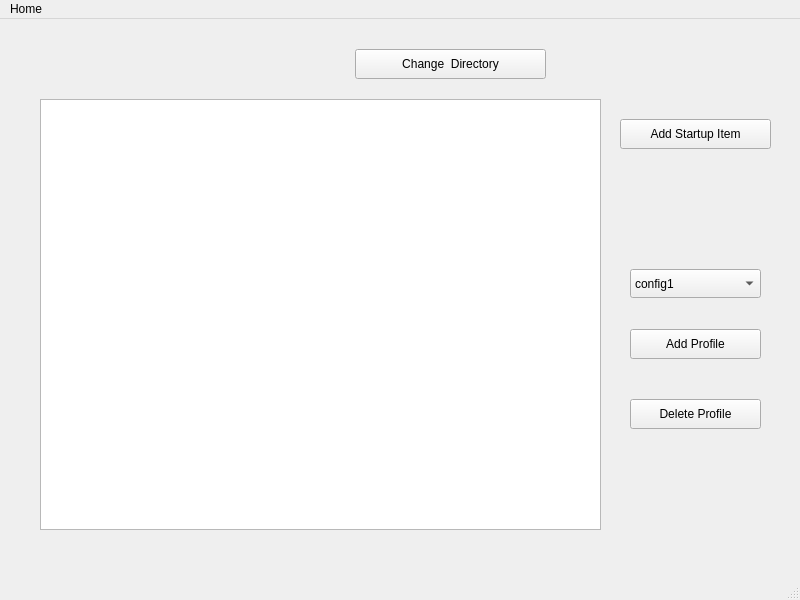
<?xml version="1.0" encoding="UTF-8"?>
<ui version="4.0">
 <class>mainwindow</class>
 <widget class="QMainWindow" name="mainwindow">
  <property name="geometry">
   <rect>
    <x>0</x>
    <y>0</y>
    <width>800</width>
    <height>600</height>
   </rect>
  </property>
  <property name="windowTitle">
   <string>mainwindow</string>
  </property>
  <widget class="QWidget" name="centralwidget">
   <widget class="QPushButton" name="addStartupItemButton">
    <property name="geometry">
     <rect>
      <x>620</x>
      <y>100</y>
      <width>151</width>
      <height>30</height>
     </rect>
    </property>
    <property name="text">
     <string>Add Startup Item</string>
    </property>
   </widget>
   <widget class="QPushButton" name="addProfileButton">
    <property name="geometry">
     <rect>
      <x>630</x>
      <y>310</y>
      <width>131</width>
      <height>30</height>
     </rect>
    </property>
    <property name="text">
     <string>Add Profile</string>
    </property>
   </widget>
   <widget class="QListWidget" name="listWidget">
    <property name="geometry">
     <rect>
      <x>40</x>
      <y>80</y>
      <width>561</width>
      <height>431</height>
     </rect>
    </property>
   </widget>
   <widget class="QPushButton" name="changeDirButton">
    <property name="geometry">
     <rect>
      <x>355</x>
      <y>30</y>
      <width>191</width>
      <height>30</height>
     </rect>
    </property>
    <property name="text">
     <string>Change  Directory</string>
    </property>
   </widget>
   <widget class="QComboBox" name="profileComboBox">
    <property name="geometry">
     <rect>
      <x>630</x>
      <y>250</y>
      <width>131</width>
      <height>29</height>
     </rect>
    </property>
    <item>
     <property name="text">
      <string>config1</string>
     </property>
    </item>
    <item>
     <property name="text">
      <string>config2</string>
     </property>
    </item>
   </widget>
   <widget class="QPushButton" name="deleteProfileButton">
    <property name="geometry">
     <rect>
      <x>630</x>
      <y>380</y>
      <width>131</width>
      <height>30</height>
     </rect>
    </property>
    <property name="text">
     <string>Delete Profile</string>
    </property>
   </widget>
  </widget>
  <widget class="QMenuBar" name="menubar">
   <property name="geometry">
    <rect>
     <x>0</x>
     <y>0</y>
     <width>800</width>
     <height>26</height>
    </rect>
   </property>
   <widget class="QMenu" name="menuHome">
    <property name="title">
     <string>Home</string>
    </property>
   </widget>
   <addaction name="menuHome"/>
  </widget>
  <widget class="QStatusBar" name="statusbar"/>
 </widget>
 <resources/>
 <connections/>
</ui>
